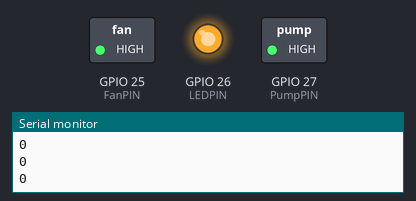
Recording of a program running on a simulated ESP32. On the bench: switched loads named in the program (green lamp = pin HIGH), output pins drawn as LEDs (lit = HIGH), the last lines printed to the serial monitor.

Above: at 0.5 s.
At 3.5 s:
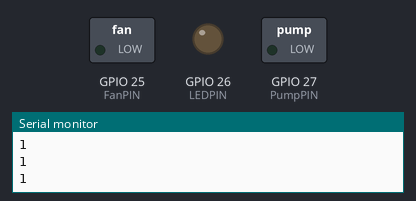
Timing chart, 0 to 4.6 s (numbered marks = the images above):
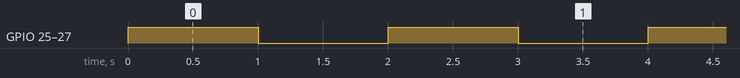

Measured:
- by itself, GPIO 25 (FanPIN), GPIO 26 (LEDPIN), GPIO 27 (PumpPIN): alternates HIGH for 1.0 s and LOW for 1.0 s

The program:

main.cpp
```cpp
#include "Arduino.h"
#include "Actuators.h"


void setup()
{
    Serial.begin(115200);
    Init_AllActuators();
}

void loop()
{

    boolean a = Return_LED();
    boolean b = Return_Fan();
    boolean c = Return_Pump();

    Serial.println(a);
    Serial.println(b);
    Serial.println(c);

    a = a^1;
    b = b^1;
    c = c^1;

    setPump(a);
    setLED(a);
    setFan(a);

    delay(1000);


}
```

Actuators.h
```cpp
#include <stdbool.h>
#ifndef Actuators_h
#define Actuators_h

#include "Arduino.h"

    void Init_AllActuators();		//Inicializa todos os atuadores
    boolean Return_Fan();		//Retorna o estado das ventoinhas/leds/bomba de agua, 1 = on
    boolean Return_LED();
    boolean Return_Pump();

    void setPump(boolean value);	//Define o estado da ventoinha/leds,bomba de agua, 1 = on
    void setLED(boolean value);
    void setFan(boolean value);
#endif
```

FanActuators.h
```cpp
#include <stdbool.h>
#include "Arduino.h"

#ifndef FanActuators_h
#define FanActuators_h

void Init_Fan();
void Fan_Relay(boolean value);
boolean is_RelayFanOn();


#endif
```

LEDActuators.h
```cpp
#include <stdbool.h>
#include "Arduino.h"

#ifndef LEDActuators_h
#define LEDActuators_h

void Init_LED();
void LED_Relay(boolean value);
boolean is_RelayLEDOn();


#endif
```

PumpActuators.h
```cpp
#include <stdbool.h>
#include "Arduino.h"

#ifndef PumpActuators_h
#define PumpActuators_h

void Init_Pump();
void Pump_Relay(boolean value);
boolean is_RelayPumpOn();


#endif
```

Actuators.cpp
```cpp
#include <Arduino.h>
#include <Actuators.h>
#include <LEDActuators.h>
#include <FanActuators.h>
#include <PumpActuators.h>

void Init_AllActuators()
{
    Init_LED();
    Init_Fan();
    Init_Pump();
}

void setPump(boolean value)
{
 Pump_Relay(value);
}

void setLED(boolean value)
{
 LED_Relay(value);
}

void setFan(boolean value)
{
 Fan_Relay(value);
}


boolean Return_LED()
{
    boolean LEDstate;
    LEDstate = is_RelayLEDOn();
    return LEDstate;
}

boolean Return_Fan()
{
    boolean Fansstate;
    Fansstate = is_RelayFanOn();
    return Fansstate;
}

boolean Return_Pump()
{
    boolean Pumpstate;
    Pumpstate = is_RelayPumpOn();
    return Pumpstate;
}
```

FanActuators.cpp
```cpp
#include <Arduino.h>
#include <Actuators.h>
#include <stdbool.h>
#include <FanActuators.h>

const int FanPIN = 25;     //nr of output pin LED relay
boolean Fanstate = 0 ;         //variable to store state of LED relay, 1 = on

void Init_Fan()                 //set FansPin as Output
{
   pinMode(FanPIN,OUTPUT);
}

void Fan_Relay(boolean entrystate)     //set Fans Relay On/Off , 1 = on
{
    if(entrystate == 1)
    {
    digitalWrite(FanPIN,HIGH);
    Fanstate = 1;
    }
    else
    {
    digitalWrite(FanPIN,LOW);
    Fanstate =0;
    }
}

boolean is_RelayFanOn()            // returns state of Fans relay, 1 = on
{
    return Fanstate;
}
```

LEDActuators.cpp
```cpp
#include <Arduino.h>
#include <stdbool.h>
#include <LEDActuators.h>

const int LEDPIN = 26;     //nr of output pin LED relay
boolean LEDstate = 0 ;         //variable to store state of LED relay, 1 = on

void Init_LED()                 //set LEDsPin as Output
{
   pinMode(LEDPIN,OUTPUT);
}

void LED_Relay(boolean entrystate)     //set LEDs Relay On/Off , 1 = on
{
    if(entrystate == 1)
    {
    digitalWrite(LEDPIN,HIGH);
    LEDstate = 1;
    }
    else
    {
    digitalWrite(LEDPIN,LOW);
    LEDstate =0;
    }
}

boolean is_RelayLEDOn()            // returns state of LEDs relay, 1 = on
{
    return LEDstate;
}
```

PumpActuators.cpp
```cpp
#include <Arduino.h>
#include <stdbool.h>
#include <PumpActuators.h>

const int PumpPIN = 27;     //nr of output pin LED relay
boolean Pumpstate = 0 ;         //variable to store state of LED relay, 1 = on

void Init_Pump()                 //set LEDsPin as Output
{
   pinMode(PumpPIN,OUTPUT);
}

void Pump_Relay(boolean entrystate)     //set LEDs Relay On/Off , 1 = on
{

    if(entrystate == 1)
    {
    digitalWrite(PumpPIN,HIGH);
    Pumpstate = 1;
    }
    else
    {
    digitalWrite(PumpPIN,LOW);
    Pumpstate =0;
    }
}

boolean is_RelayPumpOn()            // returns state of LEDs relay, 1 = on
{
    return Pumpstate;
}
```
